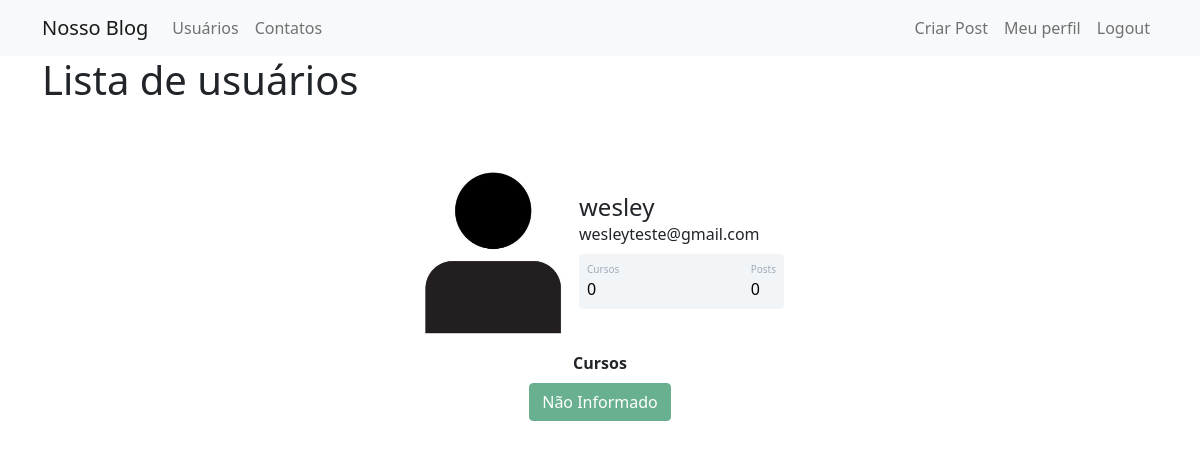
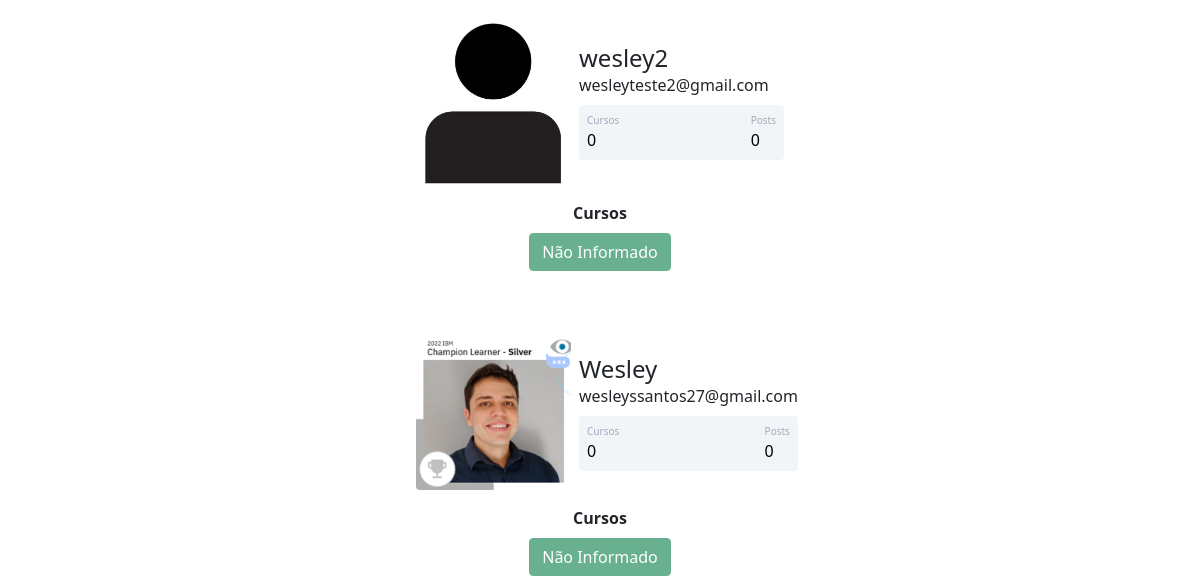
Before: /usuarios (signed in) with the older database file (2 pictures, top to bottom).
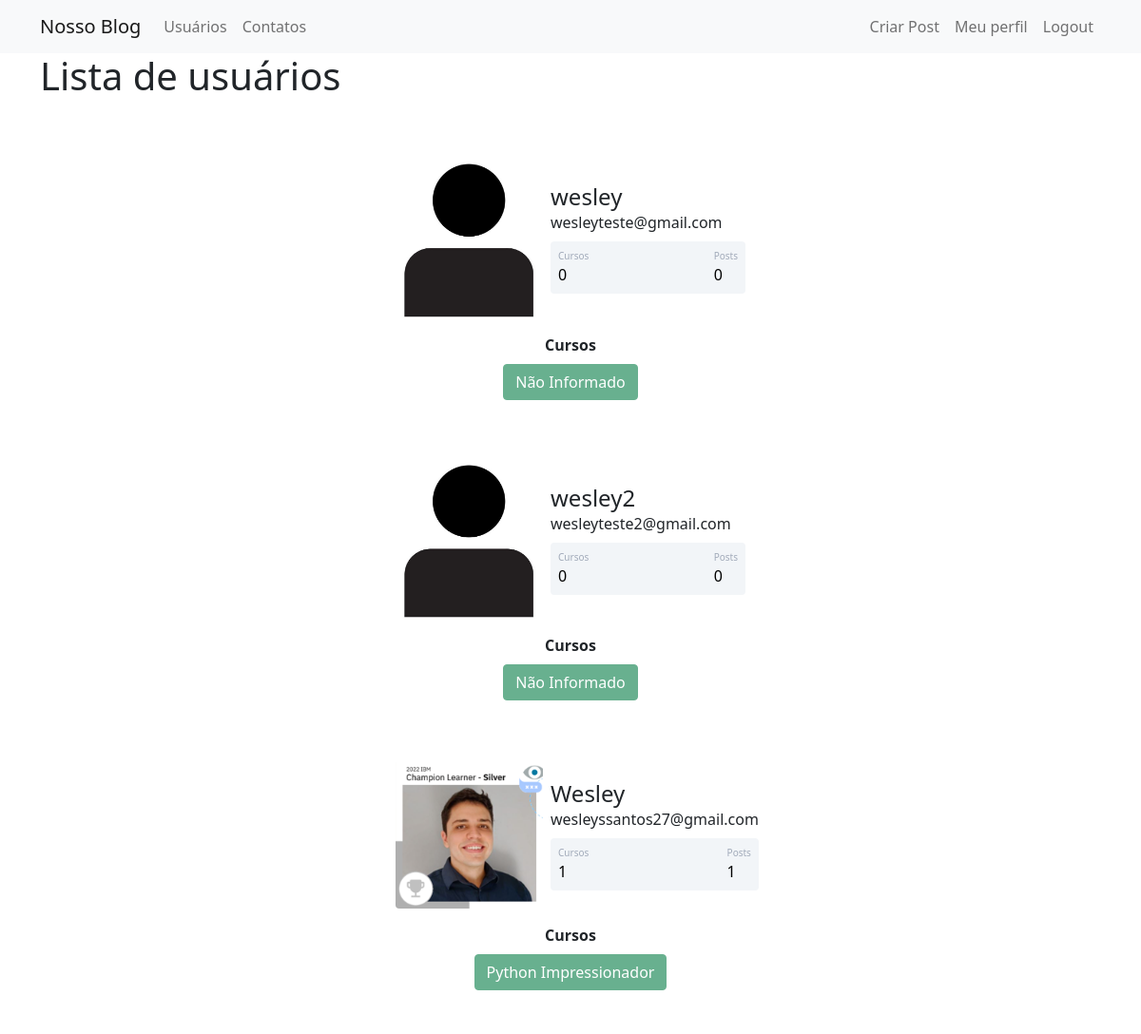
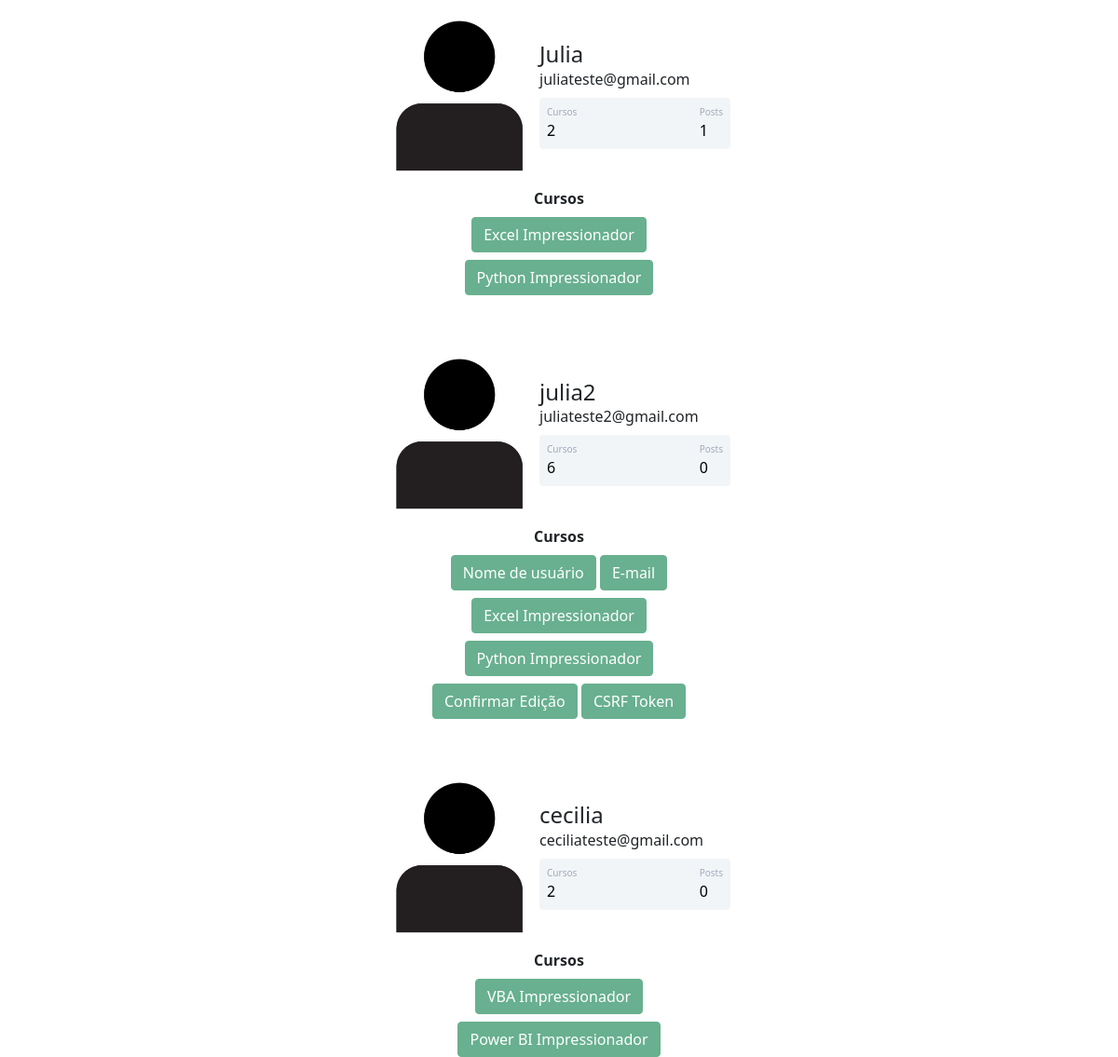
After: the same page with the newer database file (2 pictures, top to bottom).
### comunidadeimpressionadora/models.py (models this page shows)
class Usuario(database.Model, UserMixin):
    id = database.Column(database.Integer, primary_key=True)
    username = database.Column(database.String, nullable=False)
    email = database.Column(database.String, nullable=False, unique=True)
    senha = database.Column(database.String, nullable=False)
    foto_perfil = database.Column(database.String, default='default.jpg')
    post = database.relationship('Post', backref='autor', lazy=True)
    cursos = database.Column(database.String, nullable=False, default='Não Informado')
    def contar_posts(self):
        return len(self.post)

### comunidadeimpressionadora/routes.py (the view)
@app.route('/usuarios')
@login_required
def usuarios():
    lista_usuarios = Usuario.query.all()
    return render_template('usuarios.html', lista_usuarios=lista_usuarios)

### comunidadeimpressionadora/models.py (called while the page is built)
@login_manager.user_loader
def load_usuario(id_usuario):
    return Usuario.query.get(int(id_usuario))

### comunidadeimpressionadora/templates/usuarios.html
{% extends 'base.html' %}
{% block body %}
    <div class="container">
        <h1>Lista de usuários</h1>
        {% for usuario in lista_usuarios: %}
            <div class="container mt-5 d-flex justify-content-center">
                <div class="card p-3">
                    <div class="d-flex align-items-center">
                        <div class="image pe-2">
                        <img src="{{ url_for('static', filename='profile_images/{}'.format(usuario.foto_perfil)) }}" class="rounded" width="155" >
                        </div>
                        <div class="ml-3 w-100">
                            <h4 class="mb-0 mt-0">{{ usuario.username }}</h4>
                            <span>{{ usuario.email }}</span>
                            <div class="p-2 mt-2 bg-primary d-flex justify-content-between rounded text-white stats">
                                {% if 'Não Informado' in usuario.cursos or usuario.cursos == '' %}
                                <div class="d-flex flex-column">
                                    <span class="articles">Cursos</span>
                                    <span class="number1">0</span>
                                </div>
                                {% else %}
                                <div class="d-flex flex-column">
                                    <span class="articles">Cursos</span>
                                    <span class="number1">{{ usuario.cursos.count(';') + 1}}</span>
                                </div>
                                {% endif %}
                                <div class="d-flex flex-column">
                                    <span class="rating">Posts</span>
                                    <span class="number3">{{ usuario.contar_posts() }}</span>
                                </div>
                            </div>
                        </div>
                    </div>
                </div>
            </div>
            <div class="row justify-content-center">
                <div class="col col-4" style="text-align: center">
                    <strong>Cursos</strong><br>
                    {% if usuario.cursos %}
                        {% for curso in usuario.cursos.split(';') %}
                        <button type="button" class="btn btn-success mt-2" disabled>{{ curso }}</button>
                        {% endfor %}
                    {% else %}
                        <p> Nenhum curso cadastrado </p>
                    {% endif %}
                </div>
            </div>
        {% endfor %}
    </div>
{% endblock %}

### comunidadeimpressionadora/templates/base.html (shortened to what this page needs)
<!DOCTYPE html>
<html lang="pt-br">
<head>
    <link href="https://cdn.jsdelivr.net/npm/bootstrap@5.0.2/dist/css/bootstrap.min.css" rel="stylesheet">
    <link rel="stylesheet" type="text/css" href="{{ url_for('static', filename='main.css') }}">
</head>
<body>
    {% include 'navbar.html' %}
    {% block body %}
    {% endblock %}
</body>
</html>

### comunidadeimpressionadora/templates/navbar.html (shortened to what this page needs)
<nav class="navbar navbar-expand-lg navbar-light bg-light">
    <div class="container-fluid container">
      <a class="navbar-brand" href="{{ url_for('home') }}">Nosso Blog</a>
      <div class="collapse navbar-collapse" id="navbarSupportedContent">
        <ul class="navbar-nav me-auto mb-2 mb-lg-0">
            <li class="nav-item">
                <a class="nav-link" href="{{ url_for('usuarios') }}">Usuários</a>
            </li>
            <li class="nav-item">
                <a class="nav-link" href="{{ url_for('contatos') }}">Contatos</a>
            </li>
        </ul>
        <ul class="d-flex navbar-nav">
          {% if current_user.is_authenticated %}
            <li class="nav-item">
              <a class="nav-link" href="{{ url_for('criar_post') }}">Criar Post</a>
            </li>
            <li class="nav-item">
              <a class="nav-link" href="{{ url_for('perfil') }}">Meu perfil</a>
            </li>
            <li class="nav-item">
              <a class="nav-link" href="{{ url_for('sair') }}">Logout</a>
            </li>
          {% endif %}
        </ul>
      </div>
    </div>
  </nav>

### comunidadeimpressionadora/static/main.css (style rules this page uses)
.card { width: 400px; border: none; border-radius: 10px; background-color: #fff; }
.stats { background: #f2f5f8 !important; color: #000 !important; }
.articles { font-size:10px; color: #a1aab9; }
.number1 { font-weight:500; }
.rating { font-size:10px; color: #a1aab9; }
.number3 { font-weight:500; }

Changed rows visible on the page:
changed Usuario "Wesley": cursos (not shown) → "1"; contar_posts "0" → "1"; cursos "Não Informado" → "Python Impressionador"; no longer shows "0"
added Usuario: foto_perfil (placeholder picture), username "Julia", email "juliateste@gmail.com", cursos "2", contar_posts "1", curso "Excel Impressionador" "Python Impressionador", shown under "Lista de usuários"
added Usuario: foto_perfil (placeholder picture), username "julia2", email "juliateste2@gmail.com", cursos "6", contar_posts "0", curso "Nome de usuário" "E-mail" "Excel Impressionador" "Python Impressionador" "Confirmar Edição" "CSRF Token", shown under "Lista de usuários"
added Usuario: foto_perfil (placeholder picture), username "cecilia", email "ceciliateste@gmail.com", cursos "2", contar_posts "0", curso "VBA Impressionador" "Power BI Impressionador", shown under "Lista de usuários"
